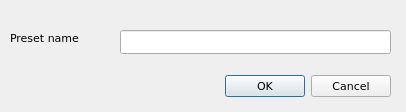
<?xml version="1.0" encoding="UTF-8"?>
<ui version="4.0">
 <class>DialogNewSeqPreset</class>
 <widget class="QDialog" name="DialogNewSeqPreset">
  <property name="geometry">
   <rect>
    <x>0</x>
    <y>0</y>
    <width>406</width>
    <height>112</height>
   </rect>
  </property>
  <property name="font">
   <font>
    <family>Verdana</family>
    <pointsize>8</pointsize>
   </font>
  </property>
  <property name="windowTitle">
   <string>Add Neq Sequence Preset</string>
  </property>
  <widget class="QDialogButtonBox" name="buttonBox">
   <property name="geometry">
    <rect>
     <x>50</x>
     <y>70</y>
     <width>341</width>
     <height>32</height>
    </rect>
   </property>
   <property name="orientation">
    <enum>Qt::Horizontal</enum>
   </property>
   <property name="standardButtons">
    <set>QDialogButtonBox::Cancel|QDialogButtonBox::Ok</set>
   </property>
  </widget>
  <widget class="QLabel" name="label">
   <property name="geometry">
    <rect>
     <x>10</x>
     <y>30</y>
     <width>101</width>
     <height>16</height>
    </rect>
   </property>
   <property name="text">
    <string>Preset name</string>
   </property>
  </widget>
  <widget class="QLineEdit" name="lineEditPresetName">
   <property name="geometry">
    <rect>
     <x>120</x>
     <y>30</y>
     <width>271</width>
     <height>24</height>
    </rect>
   </property>
  </widget>
 </widget>
 <tabstops>
  <tabstop>lineEditPresetName</tabstop>
 </tabstops>
 <resources/>
 <connections>
  <connection>
   <sender>buttonBox</sender>
   <signal>accepted()</signal>
   <receiver>DialogNewSeqPreset</receiver>
   <slot>accept()</slot>
   <hints>
    <hint type="sourcelabel">
     <x>248</x>
     <y>254</y>
    </hint>
    <hint type="destinationlabel">
     <x>157</x>
     <y>274</y>
    </hint>
   </hints>
  </connection>
  <connection>
   <sender>buttonBox</sender>
   <signal>rejected()</signal>
   <receiver>DialogNewSeqPreset</receiver>
   <slot>reject()</slot>
   <hints>
    <hint type="sourcelabel">
     <x>316</x>
     <y>260</y>
    </hint>
    <hint type="destinationlabel">
     <x>286</x>
     <y>274</y>
    </hint>
   </hints>
  </connection>
 </connections>
</ui>
